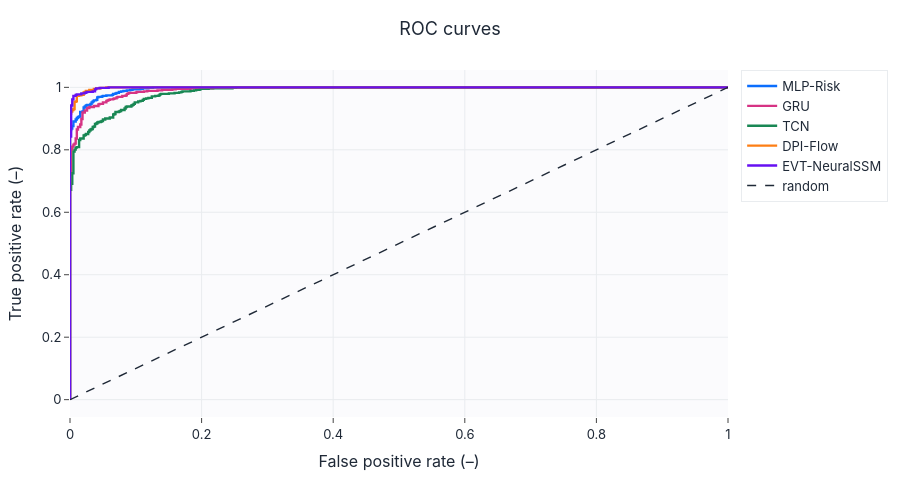

The notebook cell this image was saved under:
### Markdown cell above
## ROC curves

### Code cell
y_true = test["label"].cpu().numpy()
series = []
for disp, out in predictions.items():
    fpr, tpr, _ = roc_curve(y_true, out["risk_prob"])
    series.append({"x": fpr, "y": tpr, "name": disp})
series.append({"x": [0, 1], "y": [0, 1], "name": "random", "color": "#1f2937", "dash": "dash", "width": 1.4})
lines(series, title="ROC curves", xlabel="False positive rate (–)", ylabel="True positive rate (–)",
      save=SAVE_FIGS, fig_id="3_1_roc_curves").show()
